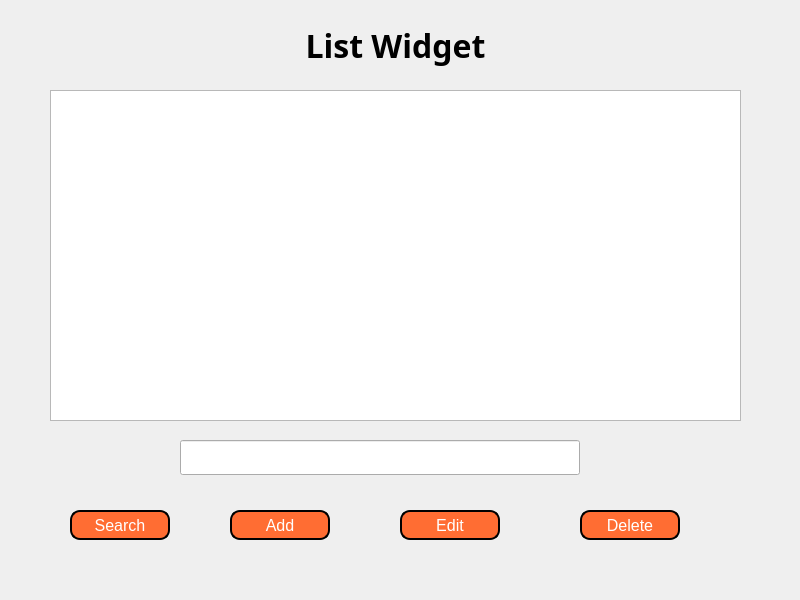
<?xml version="1.0" encoding="UTF-8"?>
<ui version="4.0">
 <class>MainWindow</class>
 <widget class="QMainWindow" name="MainWindow">
  <property name="geometry">
   <rect>
    <x>0</x>
    <y>0</y>
    <width>800</width>
    <height>600</height>
   </rect>
  </property>
  <property name="windowTitle">
   <string>MainWindow</string>
  </property>
  <widget class="QWidget" name="centralwidget">
   <widget class="QWidget" name="centralwidget_2" native="true">
    <property name="geometry">
     <rect>
      <x>0</x>
      <y>0</y>
      <width>791</width>
      <height>560</height>
     </rect>
    </property>
    <widget class="QLabel" name="label">
     <property name="geometry">
      <rect>
       <x>240</x>
       <y>20</y>
       <width>311</width>
       <height>51</height>
      </rect>
     </property>
     <property name="font">
      <font>
       <family>Nunito Sans Normal ExtraBold</family>
       <pointsize>24</pointsize>
       <weight>75</weight>
       <bold>true</bold>
      </font>
     </property>
     <property name="text">
      <string>List Widget</string>
     </property>
     <property name="alignment">
      <set>Qt::AlignCenter</set>
     </property>
    </widget>
    <widget class="QListWidget" name="listWidget">
     <property name="geometry">
      <rect>
       <x>50</x>
       <y>90</y>
       <width>691</width>
       <height>331</height>
      </rect>
     </property>
     <property name="font">
      <font>
       <pointsize>15</pointsize>
      </font>
     </property>
    </widget>
    <widget class="QLineEdit" name="lineEdit">
     <property name="geometry">
      <rect>
       <x>180</x>
       <y>440</y>
       <width>400</width>
       <height>35</height>
      </rect>
     </property>
     <property name="font">
      <font>
       <family>Nunito Sans Normal</family>
       <pointsize>10</pointsize>
      </font>
     </property>
    </widget>
    <widget class="QPushButton" name="btn_search">
     <property name="geometry">
      <rect>
       <x>70</x>
       <y>510</y>
       <width>100</width>
       <height>30</height>
      </rect>
     </property>
     <property name="font">
      <font>
       <pointsize>12</pointsize>
      </font>
     </property>
     <property name="styleSheet">
      <string notr="true">QPushButton{
	background-color: rgb(255, 109, 51);
	border: 2px solid black;
	border-radius: 10px;
	color: white;
}

QPushButton:hover{
	background-color: rgb(203, 93, 2);
	border: 2px solid black;
	border-radius: 10px;
	color: white;
}</string>
     </property>
     <property name="text">
      <string>Search</string>
     </property>
    </widget>
    <widget class="QPushButton" name="btn_edit">
     <property name="geometry">
      <rect>
       <x>400</x>
       <y>510</y>
       <width>100</width>
       <height>30</height>
      </rect>
     </property>
     <property name="font">
      <font>
       <pointsize>12</pointsize>
      </font>
     </property>
     <property name="styleSheet">
      <string notr="true">QPushButton{
	background-color: rgb(255, 109, 51);
	border: 2px solid black;
	border-radius: 10px;
	color: white;
}

QPushButton:hover{
	background-color: rgb(203, 93, 2);
	border: 2px solid black;
	border-radius: 10px;
	color: white;
}</string>
     </property>
     <property name="text">
      <string>Edit</string>
     </property>
    </widget>
    <widget class="QPushButton" name="btn_add">
     <property name="geometry">
      <rect>
       <x>230</x>
       <y>510</y>
       <width>100</width>
       <height>30</height>
      </rect>
     </property>
     <property name="font">
      <font>
       <pointsize>12</pointsize>
      </font>
     </property>
     <property name="styleSheet">
      <string notr="true">QPushButton{
	background-color: rgb(255, 109, 51);
	border: 2px solid black;
	border-radius: 10px;
	color: white;
}

QPushButton:hover{
	background-color: rgb(203, 93, 2);
	border: 2px solid black;
	border-radius: 10px;
	color: white;
}</string>
     </property>
     <property name="text">
      <string>Add</string>
     </property>
    </widget>
    <widget class="QPushButton" name="btn_delete">
     <property name="geometry">
      <rect>
       <x>580</x>
       <y>510</y>
       <width>100</width>
       <height>30</height>
      </rect>
     </property>
     <property name="font">
      <font>
       <pointsize>12</pointsize>
      </font>
     </property>
     <property name="styleSheet">
      <string notr="true">QPushButton{
	background-color: rgb(255, 109, 51);
	border: 2px solid black;
	border-radius: 10px;
	color: white;
}

QPushButton:hover{
	background-color: rgb(203, 93, 2);
	border: 2px solid black;
	border-radius: 10px;
	color: white;
}</string>
     </property>
     <property name="text">
      <string>Delete</string>
     </property>
    </widget>
   </widget>
  </widget>
 </widget>
 <resources/>
 <connections/>
</ui>
